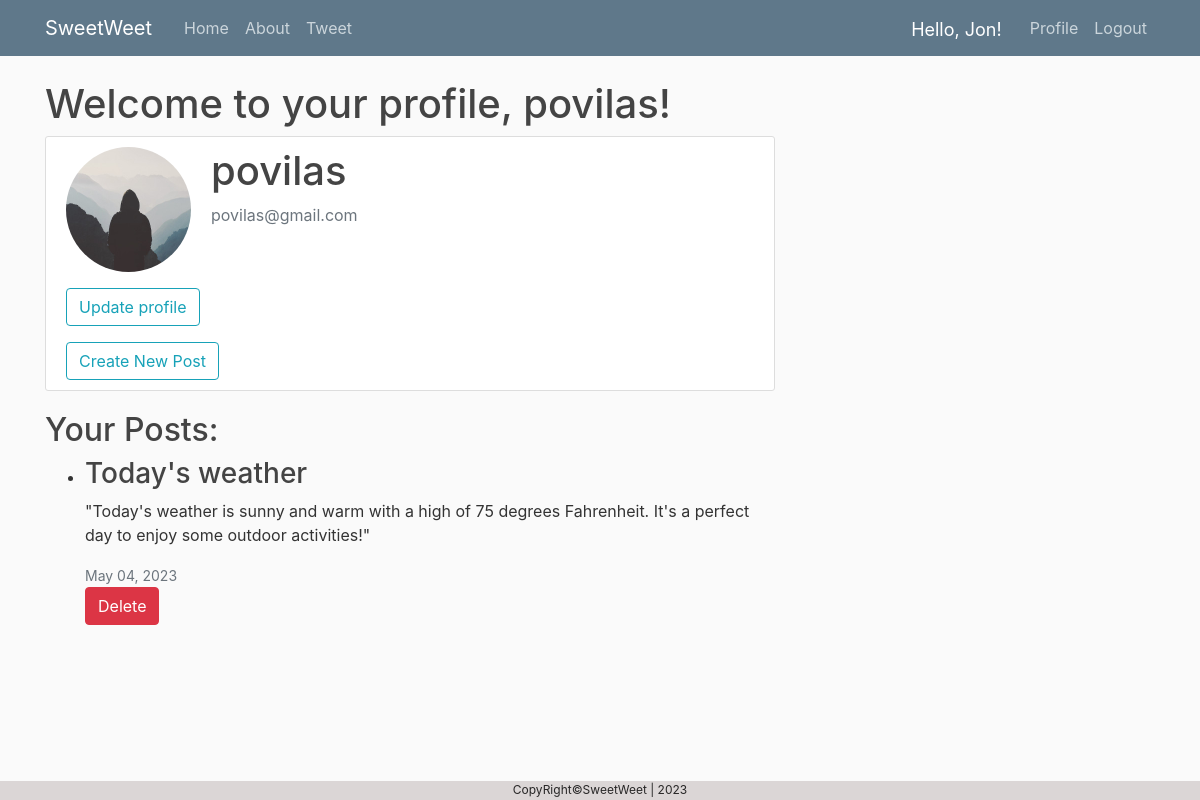
/users/users/profile/1/ (signed in), run on the app's committed database.
### users/models.py (models this page shows, shortened)
class Profile(models.Model):
    user = models.OneToOneField(User, on_delete=models.CASCADE)
    image = models.ImageField(default='default.jpg', upload_to='profile_pics')

### newapp/models.py (models this page shows, shortened)
class Post(models.Model):
    title = models.CharField(max_length=100)
    content = models.TextField()
    date_posted = models.DateTimeField(default=timezone.now)
    author = models.ForeignKey(User, on_delete=models.CASCADE)

### users/views.py (the view)
# urls.py: path('users/profile/<int:user_id>/', views.profile, name='profile'),
def profile(request, user_id):
    user = get_object_or_404(User, id=user_id)
    posts = Post.objects.filter(author=user).order_by('-date_posted')
    context = {'user': user, 'posts': posts}
    return render(request, 'profile.html', context)

### templates/profile.html (shortened to what this page needs)
{% extends 'base.html' %}
{% block content %}
  <h1>Welcome to your profile, {{ user.username }}!</h1>
  <div class="content-section">
    <div class="media">
      <img class="rounded-circle account-img" src="{{ user.profile.image.url }}">
      <div class="media-body">
        <h2 class="account-heading">{{ user.username }}</h2>
        <p class="text-secondary">{{ user.email }}</p>
      </div>
    </div>
      <div>
        <div class="form-group">
          <button class="btn btn-outline-info" type="submit">Update profile</button>
        </div class="form-group">
        <a href="{% url 'tweet' %}" class="btn btn-outline-info">Create New Post</a>
      </div>
  </div>
  {% if posts %}
    <h2>Your Posts:</h2>
    <ul>
      {% for post in posts %}
        <li>
          <h3>{{ post.title }}</h3>
          <p>{{ post.content }}</p>
          <small class="text-muted">{{ post.date_posted|date:"F d, Y" }}</small>
          <form method="post" action="{% url 'delete_post' post_id=post.id %}">
            <button type="submit" class="btn btn-danger">Delete</button>
          </form>
        </li>
      {% endfor %}
    </ul>
  {% else %}
    <p>You haven't created any posts yet.</p>
  {% endif %}
{% endblock content %}

### templates/base.html (shortened to what this page needs)
{% load static %}
<!DOCTYPE html>
<html>
<head>
    <link rel="stylesheet" href="https://cdn.jsdelivr.net/npm/bootstrap@4.6.2/dist/css/bootstrap.min.css">
    <link rel="stylesheet" type="text/css" href="{% static 'main.css' %}">
</head>
<body>
    <header class="site-header">
      <nav class="navbar navbar-expand-md navbar-dark bg-steel fixed-top">
        <div class="container">
          <a class="navbar-brand mr-4" href="{% url 'about' %}">SweetWeet</a>
          <div class="collapse navbar-collapse" id="navbarToggle">
            <div class="navbar-nav mr-auto">
              <a class="nav-item nav-link" href="{% url 'home' %}">Home</a>
              <a class="nav-item nav-link" href="{% url 'about' %}">About</a>
              {% if user.is_authenticated %}
                <a class="nav-item nav-link" href="{% url 'tweet' %}">Tweet</a>
              {% endif %}
            </div>
            <div class="navbar-nav">
              {% if user.is_authenticated %}
                <span id="hello-msg"> Hello, {{request.user}}!</span>
                <a class="nav-item nav-link" href="{% url 'profile' user.id %}">Profile</a>
              {% else %}
              <a class="nav-item nav-link" href="{% url 'login' %}">Login</a>
              {% endif %}
              <a class="nav-item nav-link" href="{% url 'logout' %}">Logout</a>
            </div>
          </div>
        </div>
      </nav>
    </header>
    <main role="main" class="container">
      <div class="row">
        <div class="col-md-8">
          {% block content %}{% endblock %}
        </div>
      </div>
    </main>
  <footer>
      <div class="d-flex flex-row align-items-center footer">
        <p class="m-auto">CopyRight©SweetWeet | 2023</p>
      </div>
  </footer>
 </body>
</html>

### static/main.css (style rules this page uses)
body { background: #fafafa; color: #333333; margin-top: 5rem; }
h1, h2, h3, h4, h5, h6 { color: #444444; }
ul { margin: 0; }
.bg-steel { background-color: #5f788a; }
.site-header .navbar-nav .nav-link { color: #cbd5db; }
#hello-msg { font-size: 18px; color: #ffffff; margin-right: 20px; margin-top: 8px; }
.content-section { background: #ffffff; padding: 10px 20px; border: 1px solid #dddddd; border-radius: 3px; margin-bottom: 20px; }
.account-img { height: 125px; width: 125px; margin-right: 20px; margin-bottom: 16px; }
.account-heading { font-size: 2.5rem; }
footer { position: fixed; bottom: 0; width: 100%; height: 19px; background-color: #dbd6d6; }
.footer { color: #272626; font-size: 12px; }
.footer p { margin: 0; display: flex; align-items: center; }

### data on the page
Post: title "Today's weather", content "\"Today's weather is sunny and warm with a high of 75 degrees Fahrenheit. It's a perfect day to enjoy some outdoor activities!\"", date_posted "May 04, 2023"

### other printed values
{{ request.user }} "Jon"
{{ user.username }} "povilas"
{{ user.email }} "povilas@gmail.com"
